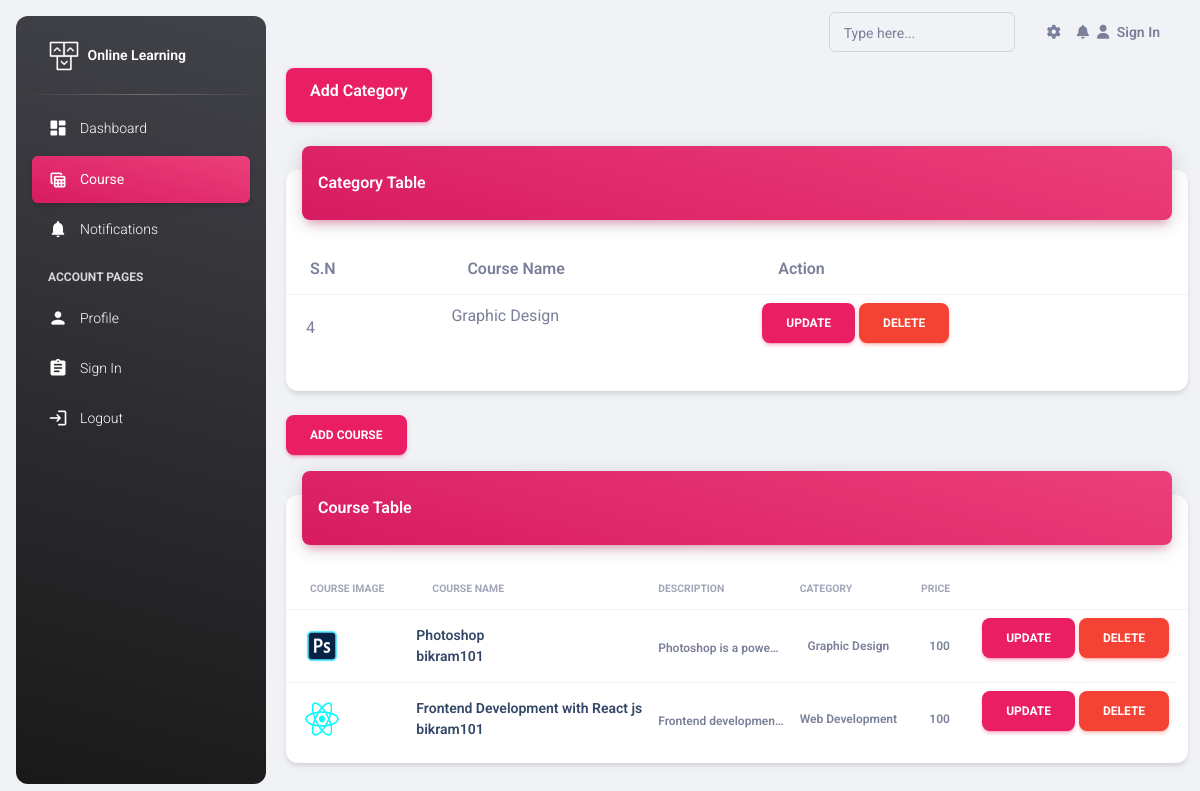
The page /dashboard/courses_dashboard/ (signed in) on the database its author committed.
### online_learning_app/models.py (models this page shows, shortened)
class Category(models.Model):
    cate_title = models.CharField(max_length=200)
    created_by = models.ForeignKey(
        CustomUserModel, on_delete=models.CASCADE, related_name='category'
    )
    def __str__(self):
        return self.cate_title

class Course(models.Model):
    created_by = models.ForeignKey(
        CustomUserModel, on_delete=models.CASCADE, related_name='courses'
    )
    course_image = models.ImageField(upload_to='course_image/')
    course_title = models.CharField(max_length=200)
    course_desc = models.CharField(max_length=200)
    category = models.ForeignKey(Category, related_name='course_category',on_delete=models.CASCADE)
    price = models.CharField(max_length=200)

### accounts/models.py (models this page shows)
class CustomUserModel(AbstractUser):
    gender = models.CharField(max_length=200)
    is_teacher = models.BooleanField(default=False)

### dashboard/decorators.py (the view)
    @login_required(login_url='/accounts/log_in/')
    def wrap(request, *args, **kwargs):
        if request.user.is_teacher:
            return function(request, *args, **kwargs)
        else:
            return redirect('home')

### dashboard/views.py (called while the page is built)
@user_is_teacher
def courses_dashboard(request):
    courses = Course.objects.all()
    category = Category.objects.all()
    context = {
        'courses': courses,
        'category': category,
    }
    return render(request, 'dashboard/teacher/courses.html', context=context)

### dashboard/templates/dashboard/teacher/courses.html (shortened to what this page needs)
{% extends 'dashboard.html' %}
{% block maincontent %}
<main class="main-content position-relative max-height-vh-100 h-100 border-radius-lg">
  <div class="container-fluid py-1">
    <div class="row">
      <div class="col-12">
        <a href="{% url 'add_category' %}" class="btn btn-primary">
          <h6 class="text-white text-capitalize">Add Category</h6>
        </a>
      </div>
    </div>
  </div>
  <div class="container-fluid py-1">
    <div class="row">
      <div class="col-12">
        <div class="card my-4">
          <div class="card-header p-0 position-relative mt-n4 mx-3 z-index-2">
            <div class="bg-gradient-primary shadow-primary border-radius-lg pt-4 pb-3">
              <h6 class="text-white text-capitalize ps-3">Category Table</h6>
            </div>
          </div>
          <div class="card-body px-0 pb-2">
            <div class="table-responsive p-0">
              <table class="table">
                <thead>
                  <tr>
                    <th scope="col">S.N</th>
                    <th scope="col">Course Name</th>
                    <th scope="col">Action</th>
                  </tr>
                </thead>
                <tbody>
                  {% for category in category %}
                  {% if category.created_by == request.user %}
                  <tr>
                    <td style="padding: 20px;">{{ category.id }}</td>
                    <td>{{ category.cate_title }}</td>
                    <td>
                      <a href="{% url 'update_category' category.id %}" class="btn btn-primary">Update</a>
                      <a href="{% url 'delete_category' category.id %}" class="btn btn-danger">Delete</a>
                    </td>
                  </tr>
                  {% endif %}
                  {% endfor %}
                </tbody>
              </table>
            </div>
          </div>
        </div>
      </div>
    </div>
    <div class="row">
      <div class="col-12">
        <a href="{% url 'add_course' %}" class="btn btn-primary">Add Course</a>
      </div>
    </div>
    <div class="row">
      <div class="col-12">
        <div class="card my-4">
          <div class="card-header p-0 position-relative mt-n4 mx-3 z-index-2">
            <div class="bg-gradient-primary shadow-primary border-radius-lg pt-4 pb-3">
              <h6 class="text-white text-capitalize ps-3">Course Table</h6>
            </div>
          </div>
          <div class="card-body px-0 pb-2">
            <div class="table-responsive p-0">
              <table class="table align-items-center justify-content-center mb-0">
                <thead>
                  <tr>
                    <th class="text-uppercase text-secondary text-xxs font-weight-bolder opacity-7">Course Image</th>
                    <th class="text-uppercase text-secondary text-xxs font-weight-bolder opacity-7">Course Name</th>
                    <th class="text-uppercase text-secondary text-xxs font-weight-bolder opacity-7 ps-2">Description
                    </th>
                    <th class="text-uppercase text-secondary text-xxs font-weight-bolder opacity-7 ps-2">Category</th>
                    <th class="text-uppercase text-secondary text-xxs font-weight-bolder text-center opacity-7 ps-2">
                      Price</th>
                    <th class="text-uppercase text-secondary text-xxs font-weight-bolder text-center opacity-7 ps-2">
                    </th>
                    <th></th>
                  </tr>
                </thead>
                <tbody>
                  {% for course in courses %}
                  {% if course.created_by == request.user %}
                  <tr>
                    <td>
                      <div class="d-flex px-2">
                        <div>
                          <img style="width: 40px; height: 40px; object-fit: contian;"
                            src="{{ course.course_image.url }}" alt="image is not avaiable" />
                        </div>
                      </div>
                    </td>
                    <td>
                      <div class="my-auto">
                        <a href="{% url 'course_details' course.id %}">
                          <h6 class="mb-0 text-sm">{{ course.course_title }}</h6>
                          <h6 class="mb-0 text-sm">{{ course.created_by }}</h6>
                        </a>
                      </div>
                    </td>
                    <td>
                      <span class="text-xs font-weight-bold">{{ course.course_desc|truncatechars:20 }}</span>
                    </td>
                    <td class="align-middle text-center">
                      <div class="d-flex align-items-center justify-content-center">
                        <span class="me-2 text-xs font-weight-bold">{{ course.category }}</span>
                      </div>
                    </td>
                    <td class="align-middle text-center">
                      <div class="d-flex align-items-center justify-content-center">
                        <span class="me-2 text-xs font-weight-bold">{{ course.price }}</span>
                      </div>
                    </td>
                    <td class="align-middle">
                      <a href="{% url 'update_course' course.id %}" class="btn btn-primary">Update</a>
                      <a href="{% url 'delete_course' course.id %}" class="btn btn-danger">Delete</a>
                    </td>
                  </tr>
                  {% endif %}
                  {% endfor %}
                </tbody>
              </table>
            </div>
          </div>
        </div>
      </div>
    </div>
  </div>
</main>
{% endblock %}

### rows shown on the page
Category: id "4", cate_title "Graphic Design"
Course: course_image (picture), course_title "Photoshop", created_by "bikram101", course_desc "Photoshop is a powe…", category "Graphic Design", price "100"
Course: course_image (picture), course_title "Frontend Development with React js", created_by "bikram101", course_desc "Frontend developmen…", category "Web Development", price "100"
